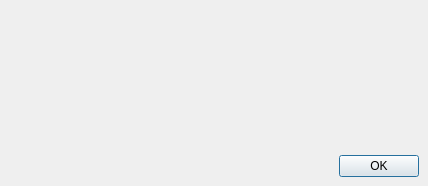
<ui version="4.0" >
 <author></author>
 <comment></comment>
 <exportmacro></exportmacro>
 <class>AboutDialog</class>
 <widget class="QDialog" name="AboutDialog" >
  <property name="geometry" >
   <rect>
    <x>0</x>
    <y>0</y>
    <width>428</width>
    <height>186</height>
   </rect>
  </property>
  <property name="sizePolicy" >
   <sizepolicy>
    <hsizetype>1</hsizetype>
    <vsizetype>1</vsizetype>
    <horstretch>0</horstretch>
    <verstretch>0</verstretch>
   </sizepolicy>
  </property>
  <property name="windowTitle" >
   <string>About ParaView</string>
  </property>
  <property name="modal" >
   <bool>true</bool>
  </property>
  <layout class="QGridLayout" >
   <property name="margin" >
    <number>9</number>
   </property>
   <property name="spacing" >
    <number>6</number>
   </property>
   <item row="1" column="0" >
    <spacer>
     <property name="orientation" >
      <enum>Qt::Vertical</enum>
     </property>
     <property name="sizeHint" >
      <size>
       <width>20</width>
       <height>0</height>
      </size>
     </property>
    </spacer>
   </item>
   <item row="0" column="0" >
    <widget class="QLabel" name="label" >
     <property name="sizePolicy" >
      <sizepolicy>
       <hsizetype>0</hsizetype>
       <vsizetype>0</vsizetype>
       <horstretch>0</horstretch>
       <verstretch>0</verstretch>
      </sizepolicy>
     </property>
     <property name="text" >
      <string/>
     </property>
     <property name="pixmap" >
      <pixmap resource="Resources.qrc" >:/pqClient/ParaViewLogo.png</pixmap>
     </property>
    </widget>
   </item>
   <item row="2" column="0" >
    <layout class="QHBoxLayout" >
     <property name="margin" >
      <number>0</number>
     </property>
     <property name="spacing" >
      <number>6</number>
     </property>
     <item>
      <spacer>
       <property name="orientation" >
        <enum>Qt::Horizontal</enum>
       </property>
       <property name="sizeHint" >
        <size>
         <width>0</width>
         <height>20</height>
        </size>
       </property>
      </spacer>
     </item>
     <item>
      <widget class="QPushButton" name="OK" >
       <property name="text" >
        <string>OK</string>
       </property>
      </widget>
     </item>
    </layout>
   </item>
  </layout>
 </widget>
 <pixmapfunction></pixmapfunction>
 <resources>
  <include location="Resources.qrc" />
 </resources>
 <connections>
  <connection>
   <sender>OK</sender>
   <signal>clicked()</signal>
   <receiver>AboutDialog</receiver>
   <slot>accept()</slot>
   <hints>
    <hint type="sourcelabel" >
     <x>278</x>
     <y>253</y>
    </hint>
    <hint type="destinationlabel" >
     <x>96</x>
     <y>254</y>
    </hint>
   </hints>
  </connection>
 </connections>
</ui>
